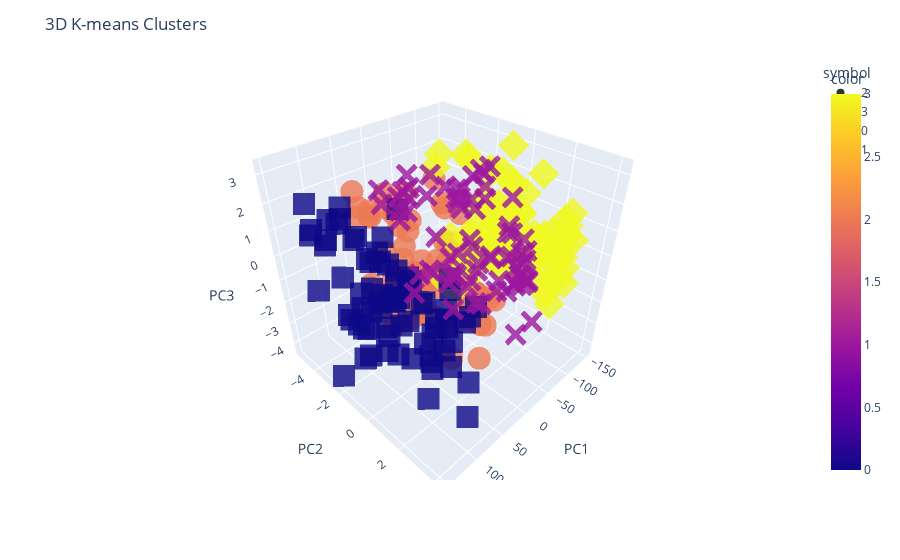

Notebook source saved alongside this figure:
### Code cell
df_plot = pd.DataFrame(df_pca3, columns=['PC1','PC2','PC3'])

fig = px.scatter_3d(
    df_plot, x='PC1', y='PC2', z='PC3',
    color=clusters, symbol=clusters, opacity=0.8
)

fig.update_layout(title="3D K-means Clusters")
fig.show()
